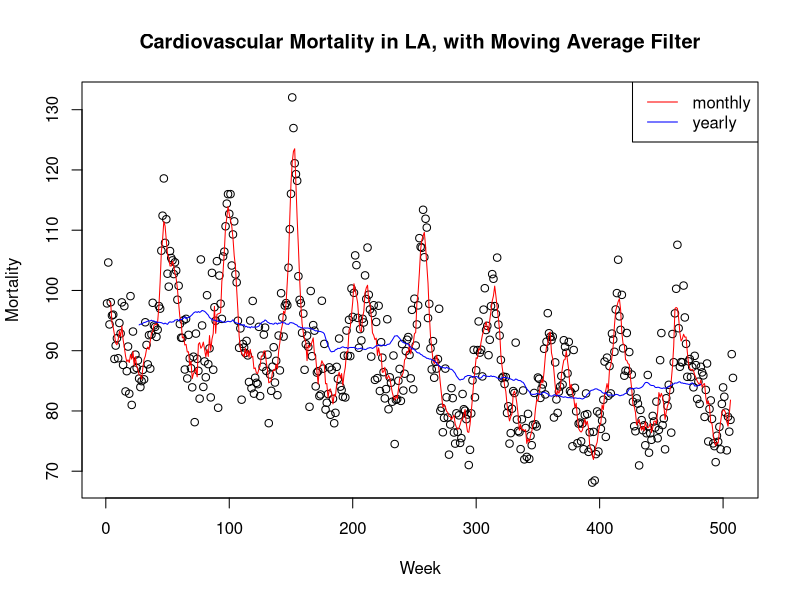
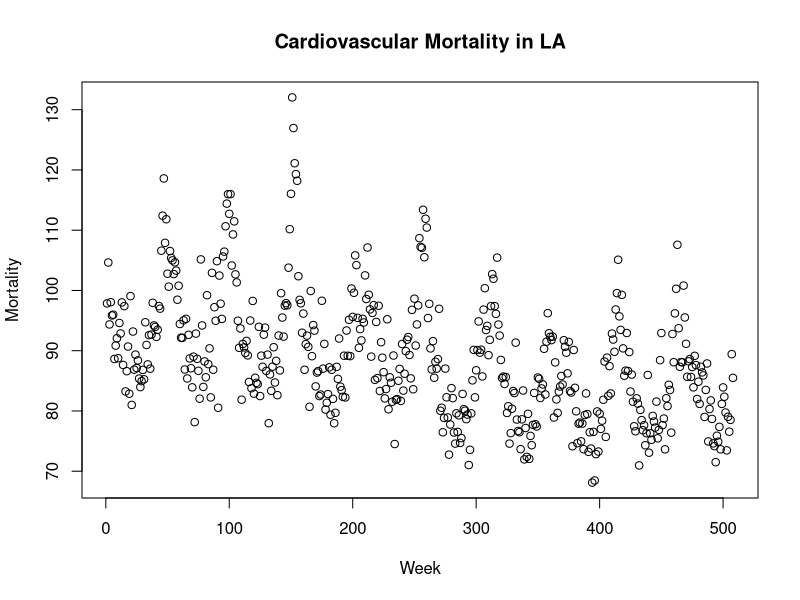
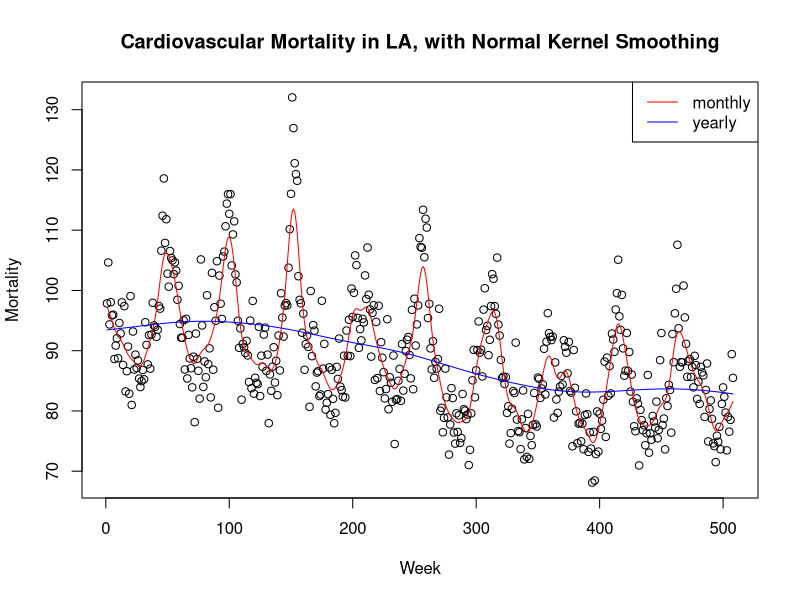
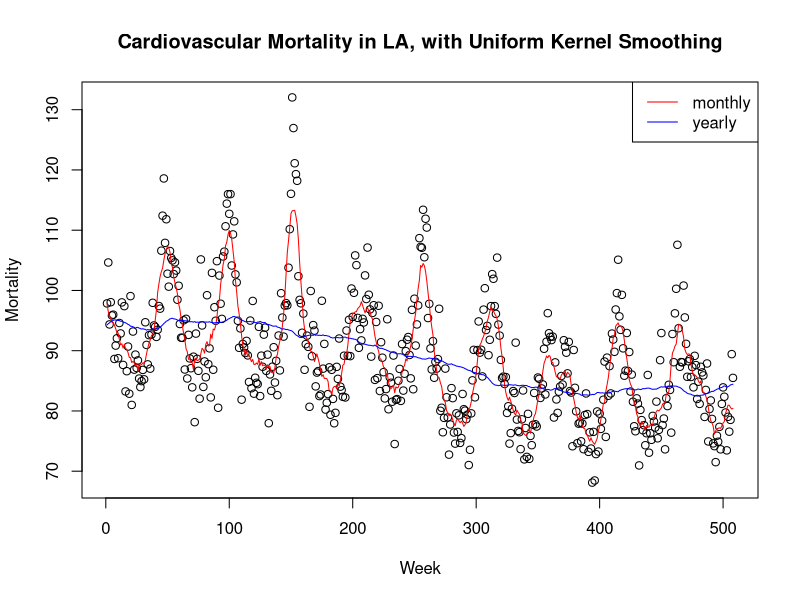
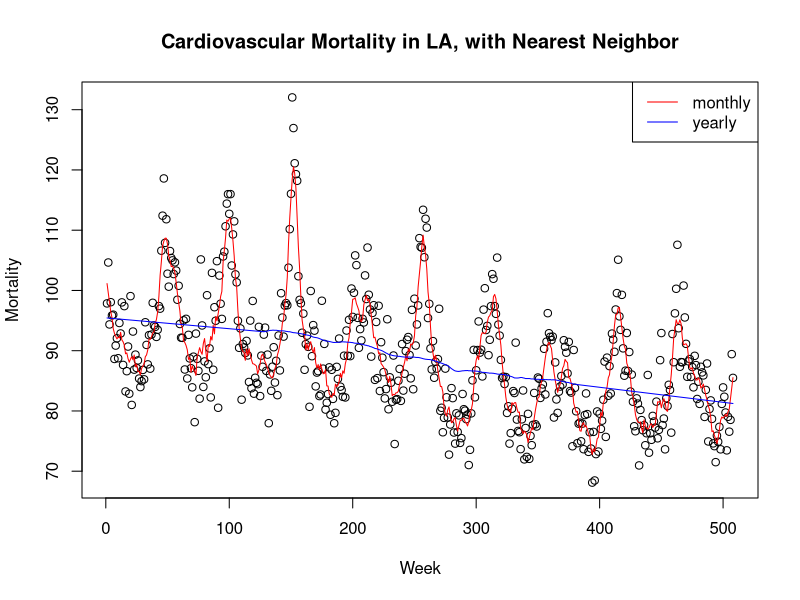

Source code (R) for these figures, in order:
mort<-scan("cmort.dat")

pdf("filter.pdf")
plot(mort,xlab="Week",ylab="Mortality", main="Cardiovascular Mortality in LA, with Moving Average Filter")
ma5<-filter(mort,sides=2,rep(1,5)/5)
ma53<-filter(mort,sides=2,rep(1,53)/53)
lines(ma5, col="red")
lines(ma53, col="blue")
legend("topright", c("monthly","yearly"), lty=c(1,1), col=c("red","blue"))
dev.off()

pdf("mort.pdf")
plot(mort,xlab="Week",ylab="Mortality", main="Cardiovascular Mortality in LA")
dev.off()

pdf("kernel_normal.pdf")
t<-1:length(mort)
plot(t,mort,xlab="Week",ylab="Mortality", main="Cardiovascular Mortality in LA, with Normal Kernel Smoothing")
lines(ksmooth(t,mort, "normal", bandwidth=10), col="red")
lines(ksmooth(t,mort, "normal", bandwidth=104), col="blue")
legend("topright", c("monthly","yearly"), lty=c(1,1), col=c("red","blue"))
dev.off()

pdf("kernel_u.pdf")
t<-1:length(mort)
plot(t,mort,xlab="Week",ylab="Mortality", main="Cardiovascular Mortality in LA, with Uniform Kernel Smoothing")
lines(ksmooth(t,mort, "box", bandwidth=10), col="red")
lines(ksmooth(t,mort, "box", bandwidth=104), col="blue")
legend("topright", c("monthly","yearly"), lty=c(1,1), col=c("red","blue"))
dev.off()

pdf("neighbor.pdf")
plot(t,mort,xlab="Week",ylab="Mortality", main="Cardiovascular Mortality in LA, with Nearest Neighbor")
lines(supsmu(t,mort,span=0.01),col="red")
lines(supsmu(t,mort,span=0.5),col="blue")
legend("topright", c("monthly","yearly"), lty=c(1,1), col=c("red","blue"))
dev.off()
